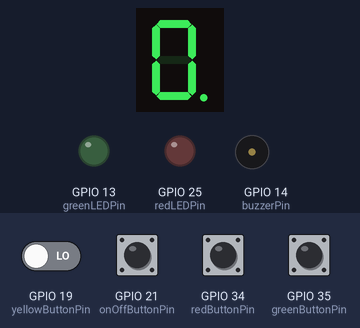
Bench run of a sketch on a simulated ESP32. Shown: 1-digit seven-segment display, output pins drawn as LEDs (lit = HIGH), buzzer (waves = sounding). Wiring (inferred from the names in the program): 1-digit 7-segment display, segments lit when LOW: segments GPIO 17, GPIO 16, GPIO 26, GPIO 22, GPIO 4, GPIO 23, GPIO 18, GPIO 12. Inputs (shaded band) come from the test bench; at power-on: GPIO 19 (yellowButtonPin), GPIO 21 (onOffButtonPin), GPIO 34 (redButtonPin), GPIO 35 (greenButtonPin) LOW. WiFi joins after 1.5 s; servers stay silent unless stated; uploads are accepted with an empty reply; random numbers use the default seed unless the sketch sets one; the segment pins are drawn as the display they are named for; pins used as bus, display or sensor lines are not drawn; what the sketch prints to the serial monitor is not drawn.

Above: at 2.7 s.
2.8 s: GPIO 21 (onOffButtonPin) pulled HIGH for 0.15 s
At 3.45 s:
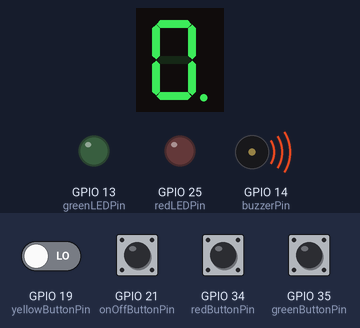
5.9 s: GPIO 34 (redButtonPin) pulled HIGH for 1 s
At 6.35 s:
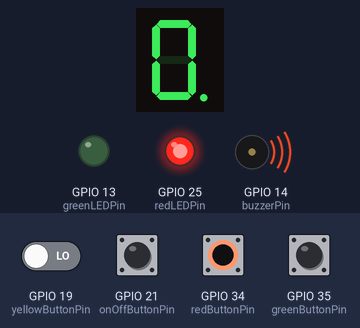
7.5 s: GPIO 19 (yellowButtonPin) driven HIGH and GPIO 21 (onOffButtonPin) driven HIGH
At 10.9 s:
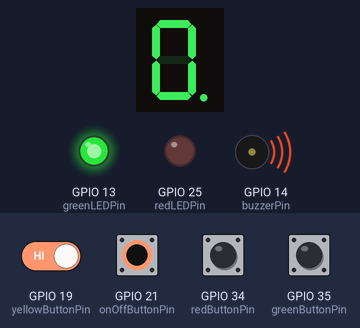
12.5 s: GPIO 21 (onOffButtonPin) driven LOW
14.4 s: GPIO 21 (onOffButtonPin) driven HIGH
At 16.85 s:
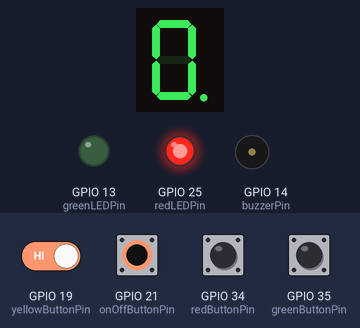
Timing chart, 0 to 18.4 s (numbered marks = the images above; inputs shaded):
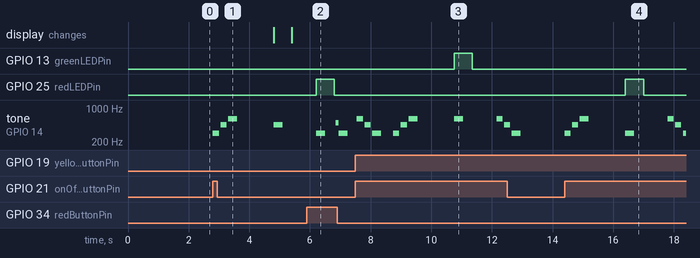

Measured:
- after the input at 2.8 s, tone on GPIO 14 (buzzerPin): plays 300 Hz for 0.20 s, 450 Hz for 0.20 s, 600 Hz for 0.30 s, 450 Hz for 0.30 s, starting at once
- after the input at 5.9 s, GPIO 25 (redLEDPin): LOW → HIGH after 0.30 s, → LOW 0.60 s later; tone on GPIO 14 (buzzerPin): plays 300 Hz for 0.30 s, 500 Hz for 0.10 s, 300 Hz for 0.30 s, starting after 0.30 s
- after the input at 7.5 s, GPIO 13 (greenLEDPin): LOW → HIGH after 3.3 s, → LOW 0.60 s later
- after the input at 14.4 s, GPIO 25 (redLEDPin): LOW → HIGH after 2.0 s, → LOW 0.60 s later; tone on GPIO 14 (buzzerPin): plays 300 Hz for 0.20 s, 450 Hz for 0.20 s, 600 Hz for 0.30 s, 300 Hz for 0.30 s, 600 Hz for 0.20 s, 450 Hz for 0.20 s … (7 notes in this stretch), starting at once

The sketch:

esp32.ino
```cpp
#include "pitches.h"
#include <WiFi.h>
#include <HTTPClient.h>

const char* ssid = "";      // Replace with your WiFi name
const char* password = "";  // Replace with your WiFi password
const char* serverURL = "http://<IPV4>/game_result"; // Replace with computer IPV4 address


// set up LED pins
int redLEDPin = 25;
int yellowLEDPin = 12;
int greenLEDPin = 13;
int LEDPins[3] = {redLEDPin, yellowLEDPin, greenLEDPin};

// Segment pin definitions
const int segmentA = 17;
const int segmentB = 16;
const int segmentC = 26;
const int segmentD = 22;
const int segmentE = 4;
const int segmentF = 23;
const int segmentG = 18;

// set up buzzer pins
int buzzerPin = 14;

// set up buttons
int redButtonPin = 34;
int yellowButtonPin = 19;
int greenButtonPin = 35;
int onOffButtonPin = 21; // Off button pin

// set up button states
int redButtonState = 0;
int yellowButtonState = 0;
int greenButtonState = 0;
int onOffButtonState = 0;  // State for the off button

// Segment array and digit mappings
int segment[] = {segmentA, segmentB, segmentC, segmentD, segmentE, segmentF, segmentG};
int digit[10][7] = {
  {0, 0, 0, 0, 0, 0, 1}, // 0
  {1, 0, 0, 1, 1, 1, 1}, // 1
  {0, 0, 1, 0, 0, 1, 0}, // 2
  {0, 0, 0, 0, 1, 1, 0}, // 3
  {1, 0, 0, 1, 1, 0, 0}, // 4
  {0, 1, 0, 0, 1, 0, 0}, // 5
  {0, 1, 0, 0, 0, 0, 0}, // 6
  {0, 0, 0, 1, 1, 1, 1}, // 7
  {0, 0, 0, 0, 0, 0, 0}, // 8
  {0, 0, 0, 1, 1, 0, 0}  // 9
};

int pinOrder[9];
int userOrder[9];

// define game
int gameRound = 1;
int userInputCounter = 0;
int userIsCorrect = 1;
int gameState = 0;


int melody[] = {
  NOTE_E5, NOTE_G5, NOTE_E6, NOTE_C6, NOTE_D6, NOTE_G6,
  NOTE_E6, NOTE_C6, NOTE_D6, NOTE_G5
};

int noteDurations[] = {
  8, 8, 8, 8, 8, 4,
  8, 8, 8, 4
};

void victoryBuzz(){
   for (int thisNote = 0; thisNote < 10; thisNote++) {
    int noteDuration = 1000 / noteDurations[thisNote];
    tone(buzzerPin, melody[thisNote], noteDuration);
    delay(noteDuration * 1.3);
    noTone(buzzerPin);
  }
}

void displayDigit(int num) {
  Serial.println(num);
  for (int i = 0; i < 7; i++) {
    digitalWrite(segment[i], digit[num][i]);
  }
}

void setup() {

  pinMode(redLEDPin, OUTPUT);
  pinMode(yellowLEDPin, OUTPUT);
  pinMode(greenLEDPin, OUTPUT);
  pinMode(buzzerPin, OUTPUT);
  pinMode(redButtonPin, INPUT);
  pinMode(redButtonPin, INPUT_PULLDOWN);
  pinMode(yellowButtonPin, INPUT);
  pinMode(yellowButtonPin, INPUT_PULLDOWN);
  pinMode(greenButtonPin, INPUT);
  pinMode(greenButtonPin, INPUT_PULLDOWN);
  pinMode(onOffButtonPin, INPUT);

  pinMode(segmentA, OUTPUT);
  pinMode(segmentB, OUTPUT);
  pinMode(segmentC, OUTPUT);
  pinMode(segmentD, OUTPUT);
  pinMode(segmentE, OUTPUT);
  pinMode(segmentF, OUTPUT);
  pinMode(segmentG, OUTPUT);

  displayDigit(0);

  Serial.begin(115200);

  WiFi.begin(ssid, password);

    Serial.print("Connecting to WiFi...");
    while (WiFi.status() != WL_CONNECTED) {
        delay(500);
        Serial.print(".");
    }

    Serial.println("\nConnected to WiFi!");
    Serial.print("ESP32 IP Address: ");
    Serial.println(WiFi.localIP());

  Serial.println("setup");
}
// define buzz methods

void longBuzz(int ledPin) {
  if (ledPin == redLEDPin) {
    tone(buzzerPin, 300, 300);
    delay(600);
  } else if (ledPin == yellowLEDPin) {
    tone(buzzerPin, 450, 300);
    delay(600);
    noTone(buzzerPin);
  } else if (ledPin == greenLEDPin) {
    tone(buzzerPin, 600, 300);
    delay(600);
    noTone(buzzerPin);
  }
}

void shortBuzz(int ledPin) {
  if (ledPin == redLEDPin) {
    tone(buzzerPin, 300, 300);
    delay(400);
  } else if (ledPin == yellowLEDPin) {
    tone(buzzerPin, 450, 300);
    delay(400);
  } else if (ledPin == greenLEDPin) {
    tone(buzzerPin, 600, 300);
    delay(400);
  }
}

void correctBuzz() {
  tone(buzzerPin, 300, 300);
  delay(300);
  noTone(buzzerPin);
  delay(10);
  tone(buzzerPin, 500, 300);
  delay(300);
  noTone(buzzerPin);
}


void incorrectBuzz() {
  tone(buzzerPin, 500, 300);
  delay(100);
  tone(buzzerPin, 300, 300);
  delay(600);
}

void startupBuzz() {
  tone(buzzerPin, 300, 200);  // Low note
  delay(250);
  tone(buzzerPin, 450, 200);  // Middle note
  delay(250);
  tone(buzzerPin, 600, 300);  // High note
  delay(500);
}

void shutdownBuzz() {
  tone(buzzerPin, 600, 200);  // High note
  delay(250);
  tone(buzzerPin, 450, 200);  // Middle note
  delay(250);
  tone(buzzerPin, 300, 300);  // Low note
  delay(500);
  noTone(buzzerPin);
}

void sendGameResult(int score) {
    if (WiFi.status() == WL_CONNECTED) {
        HTTPClient http;
        http.begin(serverURL);
        http.addHeader("Content-Type", "application/json");

        String jsonPayload = "{ \"score\":" + String(score) + "}";

        int httpResponseCode = http.POST(jsonPayload);
        Serial.print("HTTP Response code: ");
        Serial.println(httpResponseCode);

        http.end();
    } else {
        Serial.println("WiFi not connected!");
    }
}

// define how the game is to be ran
void runGame() {
  while (gameRound < 9) {
    // Display pattern
    int pinIndex = rand() % 3;
    pinOrder[gameRound] = LEDPins[pinIndex];

    for (int i = 0; i <= gameRound; i++) {
      int ledPin = pinOrder[i];
      digitalWrite(ledPin, HIGH);
      longBuzz(ledPin);
      digitalWrite(ledPin, LOW);
      delay(800);
    }

    // Get User Input
    userInputCounter = 0;

    while (userInputCounter <= gameRound) {
      redButtonState = digitalRead(redButtonPin);
      yellowButtonState = digitalRead(yellowButtonPin);
      greenButtonState = digitalRead(greenButtonPin);
      onOffButtonState = digitalRead(onOffButtonPin);

      if (onOffButtonState == HIGH) {
        Serial.println("Game stopped by user.");
        shutdownBuzz();
        displayDigit(0);
        userIsCorrect = 0;
        gameRound = 10;
        gameState = 0;
        break;
      }

      // RED BUTTON
      if (redButtonState == HIGH) {
        digitalWrite(redLEDPin, HIGH);
        userOrder[userInputCounter] = redLEDPin;
        shortBuzz(redLEDPin);
        delay(200);
        digitalWrite(redLEDPin, LOW);
        delay(50);
        if (userOrder[userInputCounter] != pinOrder[userInputCounter]) {
          Serial.println("WRONG!");
          incorrectBuzz();
          shutdownBuzz();
          sendGameResult(gameRound);
          displayDigit(0);
          userIsCorrect = 0;
          gameRound = 10;
          gameState = 0;
          break;
        }
        userInputCounter++;
      }

      // YELLOW BUTTON
      if (yellowButtonState == HIGH) {
        digitalWrite(yellowLEDPin, HIGH);
        userOrder[userInputCounter] = yellowLEDPin;
        shortBuzz(yellowLEDPin);
        delay(200);
        digitalWrite(yellowLEDPin, LOW);
        delay(50);
        if (userOrder[userInputCounter] != pinOrder[userInputCounter]) {
          Serial.println("WRONG!");
          incorrectBuzz();
          shutdownBuzz();
          sendGameResult(gameRound);
          displayDigit(0);

          userIsCorrect = 0;
          gameRound = 10;
          gameState = 0;
          break;
        }
        userInputCounter++;
      }

      // GREEN BUTTON
      if (greenButtonState == HIGH) {
        digitalWrite(greenLEDPin, HIGH);
        userOrder[userInputCounter] = greenLEDPin;
        shortBuzz(greenLEDPin);
        delay(200);
        digitalWrite(greenLEDPin, LOW);
        delay(50);
        if (userOrder[userInputCounter] != pinOrder[userInputCounter]) {
          Serial.println("WRONG!");
          incorrectBuzz();
          shutdownBuzz();
          sendGameResult(gameRound);
          displayDigit(0);
          userIsCorrect = 0;
          gameRound = 10;
          gameState = 0;
          break;
        }
        userInputCounter++;
      }
    }

    // Correct guess feedback
    if (userIsCorrect) {
      gameRound++;
      correctBuzz();
      displayDigit(gameRound);
      delay(2000);
    }
  }

  if (gameRound == 9 && userIsCorrect) {
    Serial.println("YOU WIN! 🎉");
    victoryBuzz();
    sendGameResult(gameRound);
    gameState = 0;
    delay(1000);
    displayDigit(0);

  }
}


void loop() {

  if (digitalRead(onOffButtonPin) == HIGH) {

    if (gameState == 0) {
      gameRound = 0;
      gameState= 1;
      userIsCorrect = 1;
      userInputCounter = 0;
      memset(pinOrder, 0, sizeof(pinOrder));
      memset(userOrder, 0, sizeof(userOrder));
      Serial.println("Game started!");
      startupBuzz();
      delay(1000);
      runGame(); // Start the game
    }
  }

}
```

pitches.h
```cpp
#define NOTE_E5  659
#define NOTE_G5  784
#define NOTE_C6  1047
#define NOTE_D6  1175
#define NOTE_E6  1319
#define NOTE_G6  1568
```
